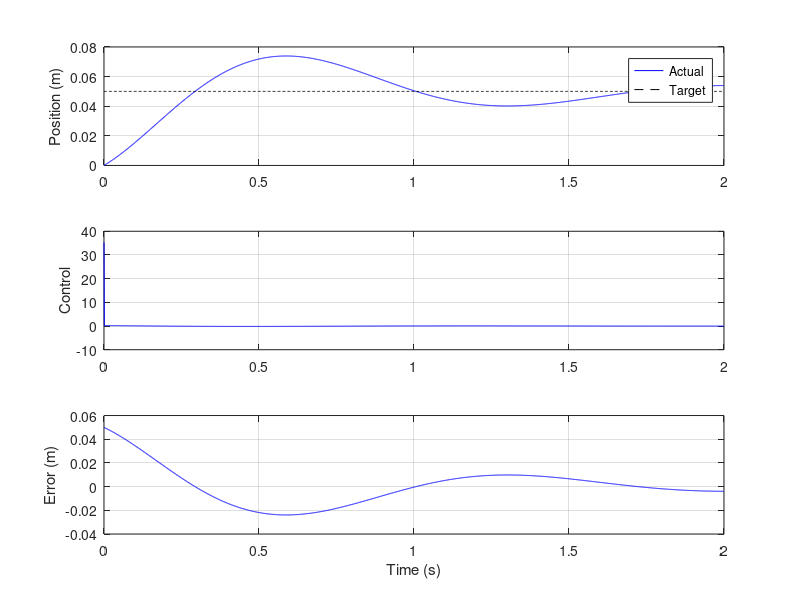

Reproduce this figure in MATLAB.
%% Basic Position PID Controller (No Extras)
clear; clc;

%% Simulation parameters
dt = 0.001;
steps = 2000;
time = (0:steps-1) * dt;

%% Plant parameters (mass–spring–damper)
mass = 7.0;
damping = 0.5;
stiffness = 0.1;
command_gain = 25;

%% Target
target_position = 0.05;

%% Logs
position = zeros(1, steps);
velocity = zeros(1, steps);
control  = zeros(1, steps);
error_log = zeros(1, steps);

%% Basic PID parameters
Kp = 5.9;
Ki = 0.4;
Kd = 0.7;

integrator = 0;
prev_error = 0;

%% Simulation loop
for i = 1:steps
    
    % Current measurement
    measurement = position(i);
    
    % Error
    error = target_position - measurement;
    
    % Basic integral (rectangular method)
    integrator = integrator + error * dt;
    
    % Basic derivative (of error)
    derivative = (error - prev_error) / dt;
    
    % PID control law
    u = Kp*error + Ki*integrator + Kd*derivative;
    
    % Log values
    control(i) = u;
    error_log(i) = error;
    
    % Plant update (Euler integration)
    if i < steps
        acceleration = (u*command_gain ...
                       - damping*velocity(i) ...
                       - stiffness*position(i)) / mass;
                   
        velocity(i+1) = velocity(i) + acceleration*dt;
        position(i+1) = position(i) + velocity(i+1)*dt;
    end
    
    prev_error = error;
end

%% Plot Results
figure;

subplot(3,1,1)
plot(time, position, 'b', ...
     time, target_position*ones(size(time)), 'k--')
ylabel('Position (m)')
legend('Actual','Target')
grid on

subplot(3,1,2)
plot(time, control, 'b')
ylabel('Control')
grid on

subplot(3,1,3)
plot(time, error_log, 'b')
ylabel('Error (m)')
xlabel('Time (s)')
grid on
